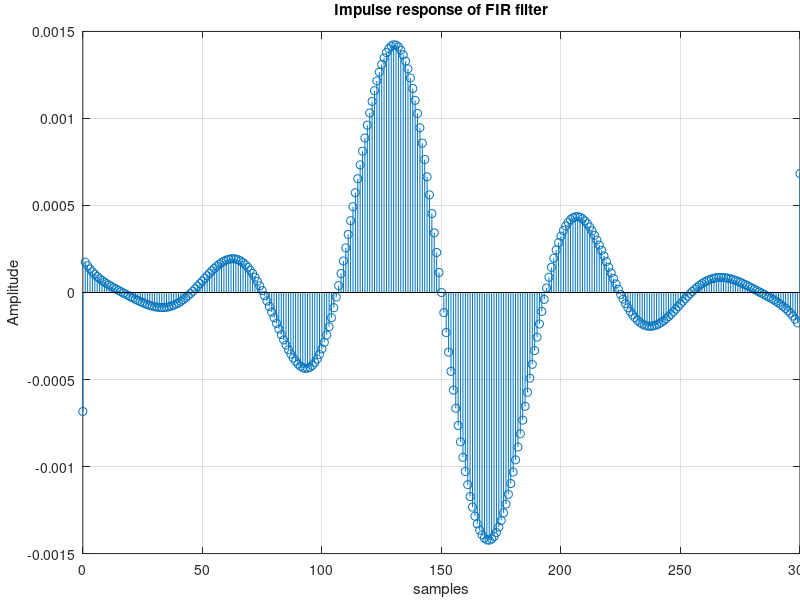
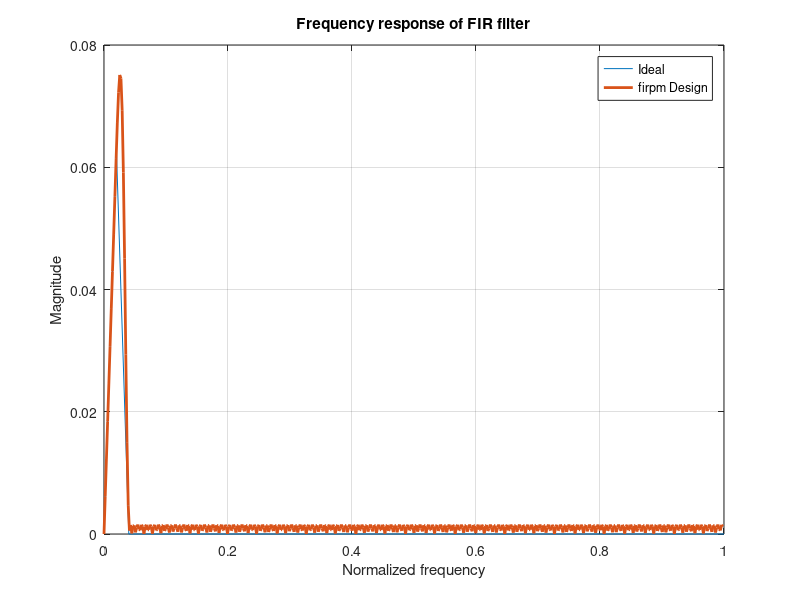

These figures' MATLAB source, in order: (Note: this script raises an error after producing the figures.)

function [funs, student_id] = student_sols()

student_id = 19980501;

ls = load('hip2.mat');

fs   = 1;   

fcut  = 0.01 ;
fstop = 0.02;
N = 300;

Hf = [0, fcut, fstop, fs/2] /(fs/2);        
Ha = [0,1,0,0] .*Hf*pi *fs;    
hd = firpm(N,Hf,Ha,'differentiator');

figure();
stem(0:N,hd)
xlabel('samples');
ylabel('Amplitude');
title('Impulse response of FIR filter');
hold on 
grid on
xlim([0 N])
set(gca,'LooseInset',get(gca,'TightInset'))
saveas(gcf, fullfile(pwd,'images/','h_imp_resp'),'epsc')

[H,w] = freqz(hd,1,512);
figure();
plot(Hf,Ha, w/pi,abs(H),'LineWidth',2);
legend('Ideal','firpm Design')
xlabel('Normalized frequency');
ylabel('Magnitude');
title('Frequency response of FIR filter');
hold on 
grid on
set(gca,'LooseInset',get(gca,'TightInset'))
saveas(gcf, fullfile(pwd,'images/','Habs'),'epsc')


Nsamples = length(ls.observation);

dt=1;
he = [1/dt , -1/dt];
vob = conv(ls.observation, he) *3600;
vob = vob(1:Nsamples) ;
vsi = conv(ls.signal, he) *3600;
vsi = vsi(1:Nsamples);
te = (0:Nsamples-1)/dt;

vfo = conv(ls.observation, hd) *3600;
vfs = conv(ls.signal, hd) *3600;
tfl   = (0:length(vfo)-1)/dt;

lc = lines(6);

figure();
axis([0 600 0 220])
xlabel('time');
ylabel('velocity [km/h]');
hold on 
grid on
plot(te,vsi,'-','Color',lc(1,:),'LineWidth',3);
plot(tfl,vfo,'-','Color',lc(2,:),'LineWidth',3);
plot(tfl,vfs,'--','Color','k','LineWidth',3);
legend({'Euler - true', 'FIR - measured','FIR - true'});
set(gca,'LooseInset',get(gca,'TightInset'))
saveas(gcf, fullfile(pwd,'images/','vel-delayed'),'epsc')


figure();
axis([0 600 0 220])
xlabel('time');
ylabel('velocity [km/h]');
hold on 
grid on
plot(te,vsi,'-','Color',lc(1,:),'LineWidth',3);
plot(tfl(N/2:end)-N/2,vfo(N/2:end),'-','Color',lc(2,:),'LineWidth',3);
plot(tfl(N/2:end)-N/2,vfs(N/2:end),'--','Color','k','LineWidth',3);
legend({'Euler - true', 'FIR - measured','FIR - true'});
set(gca,'LooseInset',get(gca,'TightInset'))
saveas(gcf, fullfile(pwd,'images/','vel-delay-corr'),'epsc')


figure();
xlabel('time');
ylabel('velocity [km/h]');
title('Euler true and measured velocity');
hold on 
grid on
plot(te,vob,'--','Color',lc(2,:),'LineWidth',1);
plot(te,vsi,'Color',lc(1,:),'LineWidth',2);
legend({'Euler - measured','Euler - true'});
set(gca,'LooseInset',get(gca,'TightInset'))
saveas(gcf, fullfile(pwd,'images/','vel-noise'),'epsc');


funs.gen_filter = @() h_diff;

end

